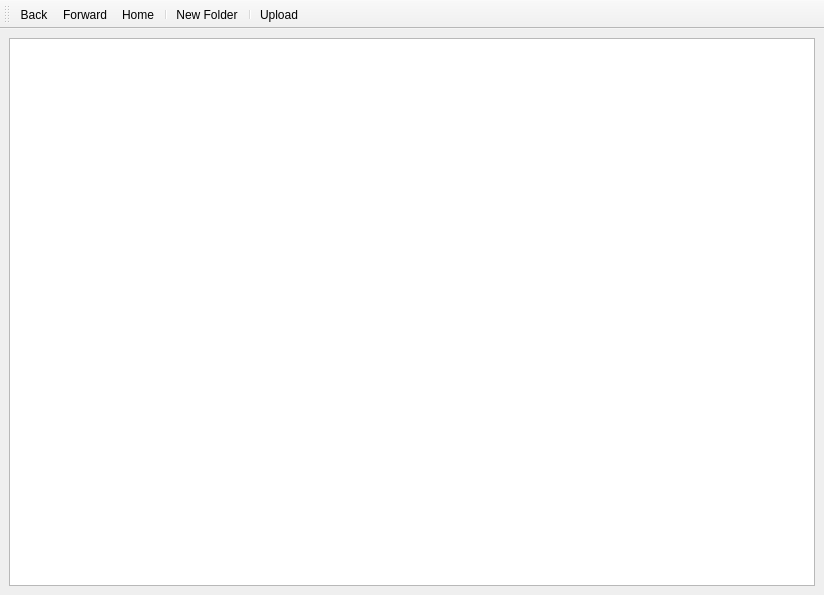
<?xml version="1.0" encoding="UTF-8"?>
<ui version="4.0">
 <class>MainWindow</class>
 <widget class="QMainWindow" name="MainWindow">
  <property name="geometry">
   <rect>
    <x>0</x>
    <y>0</y>
    <width>824</width>
    <height>595</height>
   </rect>
  </property>
  <property name="windowTitle">
   <string>QSkyDrive Explorer</string>
  </property>
  <widget class="QWidget" name="centralwidget">
   <layout class="QVBoxLayout" name="verticalLayout_2">
    <item>
     <layout class="QVBoxLayout" name="verticalLayout">
      <item>
       <widget class="QListView" name="listView"/>
      </item>
     </layout>
    </item>
   </layout>
  </widget>
  <widget class="QToolBar" name="toolBar">
   <property name="windowTitle">
    <string>toolBar</string>
   </property>
   <attribute name="toolBarArea">
    <enum>TopToolBarArea</enum>
   </attribute>
   <attribute name="toolBarBreak">
    <bool>false</bool>
   </attribute>
   <addaction name="actionBack"/>
   <addaction name="actionForward"/>
   <addaction name="actionHome"/>
   <addaction name="separator"/>
   <addaction name="actionNewFolder"/>
   <addaction name="separator"/>
   <addaction name="actionUpload"/>
  </widget>
  <action name="actionBack">
   <property name="icon">
    <iconset theme="back">
     <normaloff/>
    </iconset>
   </property>
   <property name="text">
    <string>Back</string>
   </property>
  </action>
  <action name="actionForward">
   <property name="icon">
    <iconset theme="forward">
     <normaloff/>
    </iconset>
   </property>
   <property name="text">
    <string>Forward</string>
   </property>
  </action>
  <action name="actionHome">
   <property name="icon">
    <iconset theme="go-home">
     <normaloff/>
    </iconset>
   </property>
   <property name="text">
    <string>Home</string>
   </property>
  </action>
  <action name="actionNewFolder">
   <property name="icon">
    <iconset theme="folder-new">
     <normaloff/>
    </iconset>
   </property>
   <property name="text">
    <string>New Folder</string>
   </property>
  </action>
  <action name="actionUpload">
   <property name="icon">
    <iconset theme="browser-download">
     <normaloff/>
    </iconset>
   </property>
   <property name="text">
    <string>Upload</string>
   </property>
   <property name="toolTip">
    <string>Upload</string>
   </property>
  </action>
 </widget>
 <resources/>
 <connections/>
</ui>
